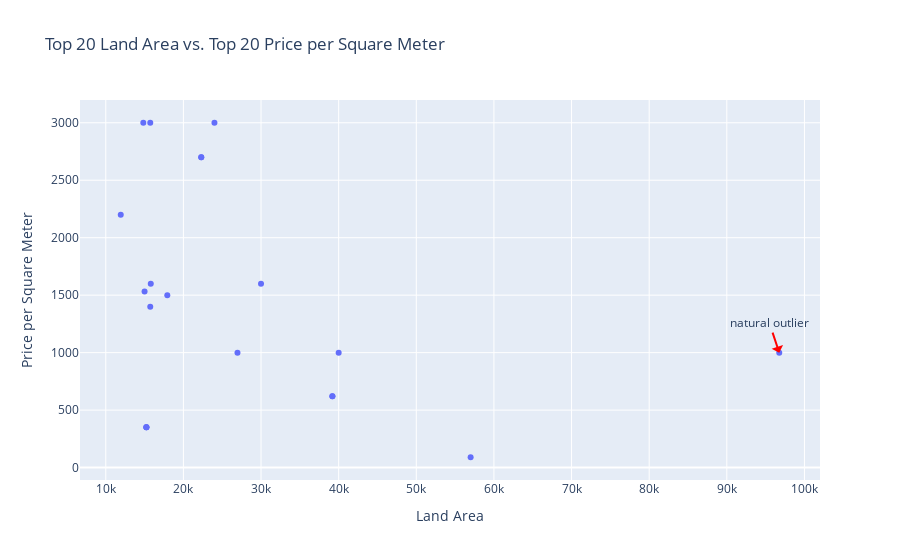
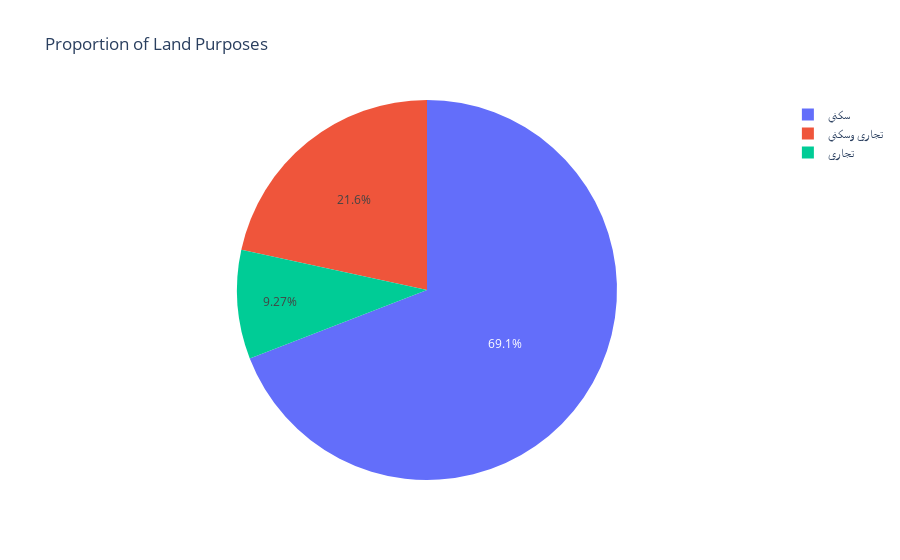
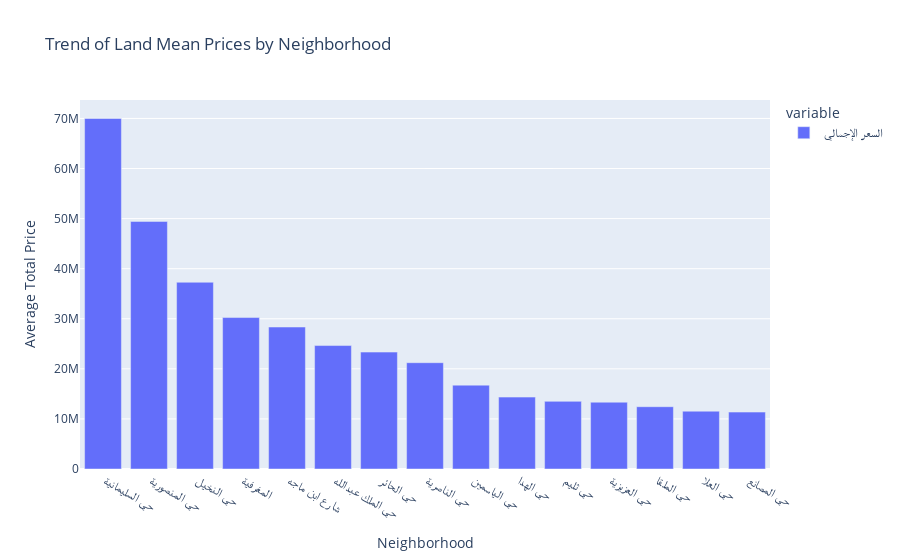

The code cell stored with these charts, in order, in its notebook:
### Code cell
import pandas as pd
import plotly.graph_objects as go
import plotly.express as px
from plotly.subplots import make_subplots

df = pd.read_csv('cleaned/lands_cleaned.csv')

# Bar chart
# neighborhoods = df['الحي'].unique()
# fig = make_subplots(rows=len(neighborhoods), cols=1, subplot_titles=neighborhoods)
# for i, neighborhood in enumerate(neighborhoods):
#     neighborhood_data = df[df['الحي'] == neighborhood]
#     purpose_counts = neighborhood_data['الغرض'].value_counts()
#     fig.add_trace(
#         go.Bar(x=purpose_counts.index, y=purpose_counts.values),
#         row=i+1, col=1
#     )
# fig.update_layout(
#     title='Distribution of Land Purposes by Neighborhood',
#     xaxis_title='Land Purpose',
#     yaxis_title='Count',
#     height=len(neighborhoods)*400,
#     bargap=0.1
# )
# fig.show()

# Scatter plot
top_20_area = df.nlargest(20, 'المساحة')
top_20_price = df.nlargest(20, 'سعر المتر')

fig = px.scatter(top_20_area, x='المساحة', y='سعر المتر', title='Top 20 Land Area vs. Top 20 Price per Square Meter')
fig.update_layout(
    xaxis_title='Land Area',
    yaxis_title='Price per Square Meter',
    hovermode='closest'
)

fig.update_traces(
    hovertemplate='Neighborhood: %{text}<br>Land Area: %{x}<br>Price per Sq. Meter: %{y}',
    text=top_20_area['الحي']
)

top_1_area = top_20_area.iloc[0]
fig.add_annotation(
    x=top_1_area['المساحة'],
    y=top_1_area['سعر المتر'],
    text="natural outlier",
    showarrow=True,
    arrowhead=1,
    arrowsize=1,
    arrowwidth=2,
    arrowcolor="red"
)
fig.show()

# Pie chart
fig = px.pie(df, names='الغرض', title='Proportion of Land Purposes')
fig.show()

neighborhood_prices = df.groupby('الحي')['السعر الإجمالي'].mean().sort_values(ascending=False).head(15)
fig = px.bar(neighborhood_prices, title='Trend of Land Mean Prices by Neighborhood')
fig.update_layout(
    xaxis_title='Neighborhood',
    yaxis_title='Average Total Price'
)
fig.show()

# Heatmap

### Figure 1 — Plotly figure (JSON) as saved in the notebook; plotly's stock layout.template omitted (floating-point values rounded to 4 significant figures)
{"data": [{"hovertemplate": "Neighborhood: %{text}<br>Land Area: %{x}<br>Price per Sq. Meter: %{y}", "legendgroup": "", "marker": {"color": "#636efa", "symbol": "circle"}, "mode": "markers", "name": "", "orientation": "v", "showlegend": false, "text": [" حي المهدية ", " حي البيان ", " حي عريض ", " العيينة ", " الرياض ", " حي الرمال ", " حي العزيزية ", " حي العلا ", " حي السعادة ", " حي النرجس ", " حي العلا ", " الرياض ", " حي طويق ", " حي بدر ", " الرياض ", " حي الحزم ", " حي ضاحية نمار ", " حي السلي ", " حي العزيزية ", " حي طويق "], "type": "scatter", "x": [96755, 57000, 40000, 39192, 39192, 30000, 26966, 24000, 22300, 22300, 17927, 15797, 15730, 15730, 15233, 15233, 15233, 15000, 14835, 11930], "xaxis": "x", "y": [1000, 90, 1000, 620, 620, 1600, 1000, 3000, 2700, 2700, 1500, 1600, 3000, 1400, 350, 350, 350, 1533, 3000, 2200], "yaxis": "y"}], "layout": {"annotations": [{"arrowcolor": "red", "arrowhead": 1, "arrowsize": 1, "arrowwidth": 2, "showarrow": true, "text": "natural outlier", "x": 96755, "y": 1000}], "hovermode": "closest", "legend": {"tracegroupgap": 0}, "title": {"text": "Top 20 Land Area vs. Top 20 Price per Square Meter"}, "xaxis": {"anchor": "y", "domain": [0, 1], "title": {"text": "Land Area"}}, "yaxis": {"anchor": "x", "domain": [0, 1], "title": {"text": "Price per Square Meter"}}}}

### Figure 2 — Plotly figure (JSON) as saved in the notebook; plotly's stock layout.template omitted (floating-point values rounded to 4 significant figures; data arrays with more than 128 entries replaced by an {"elided": "..."} marker saying what was removed)
{"data": [{"domain": {"x": [0, 1], "y": [0, 1]}, "hovertemplate": "الغرض=%{label}<extra></extra>", "labels": {"elided": "1759 str values"}, "legendgroup": "", "name": "", "showlegend": true, "type": "pie"}], "layout": {"legend": {"tracegroupgap": 0}, "title": {"text": "Proportion of Land Purposes"}}}

### Figure 3 — Plotly figure (JSON) as saved in the notebook; plotly's stock layout.template omitted (floating-point values rounded to 4 significant figures)
{"data": [{"alignmentgroup": "True", "hovertemplate": "variable=السعر الإجمالي<br>الحي=%{x}<br>value=%{y}<extra></extra>", "legendgroup": "السعر الإجمالي", "marker": {"color": "#636efa", "pattern": {"shape": ""}}, "name": "السعر الإجمالي", "offsetgroup": "السعر الإجمالي", "orientation": "v", "showlegend": true, "textposition": "auto", "type": "bar", "x": [" حي السليمانية ", " حي المنصورية ", " حي النخيل ", " المغرفية ", " شارع ابن ماجه ", " حي الملك عبدالله ", " حي الحائر ", " حي الناصرية ", " حي الياسمين ", " حي الهدا ", " حي ثليم ", " حي العزيزية ", " حي الملقا ", " حي العلا ", " حي المصانع "], "xaxis": "x", "y": [70000000, 49440000, 37289900, 30240000, 28350000, 24651000, 23350000.0, 21226000, 16748092, 14360000.0, 13508400, 13341760, 12438456, 11550000.0, 11365200], "yaxis": "y"}], "layout": {"barmode": "relative", "legend": {"title": {"text": "variable"}, "tracegroupgap": 0}, "title": {"text": "Trend of Land Mean Prices by Neighborhood"}, "xaxis": {"anchor": "y", "domain": [0, 1], "title": {"text": "Neighborhood"}}, "yaxis": {"anchor": "x", "domain": [0, 1], "title": {"text": "Average Total Price"}}}}
